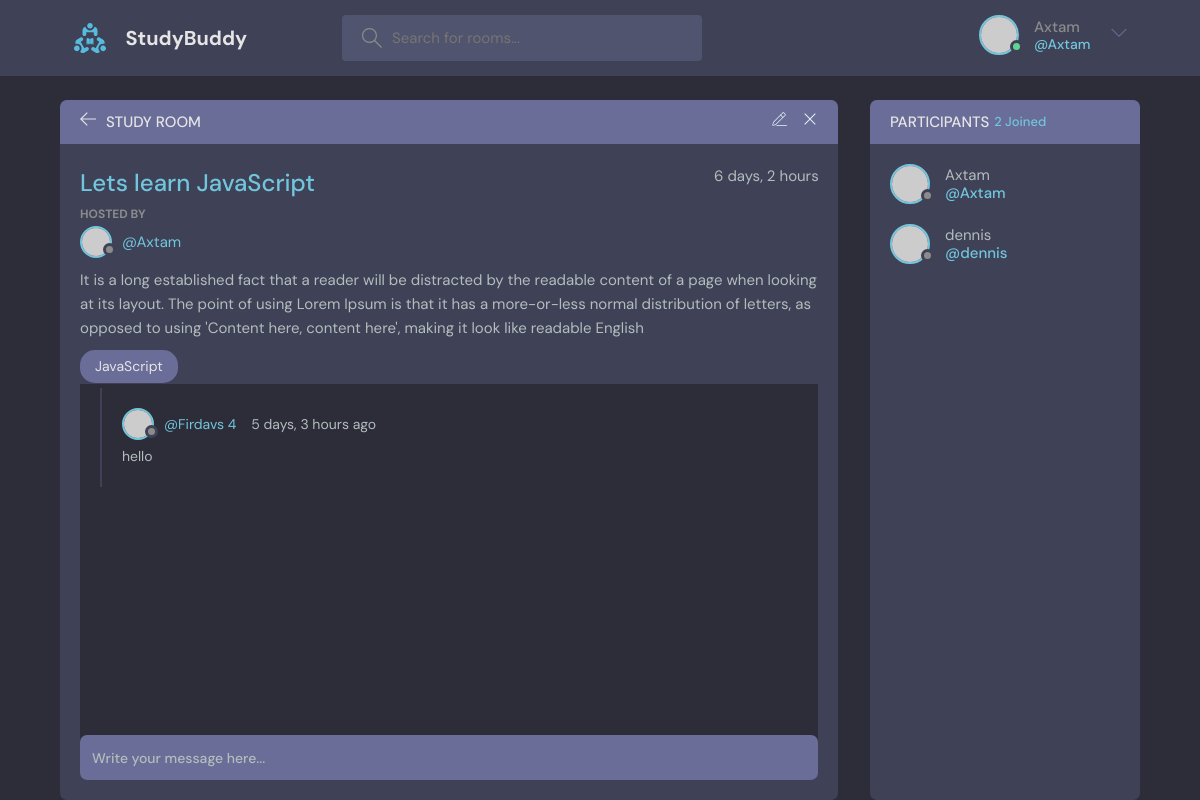
Screenshot of /room/1/ (signed in) with the database file from the repository.
### base/models.py (models this page shows, shortened)
class Room(models.Model):
    host = models.ForeignKey(User,on_delete=models.SET_NULL,null=True)
    topic = models.ForeignKey(Topic,on_delete=models.SET_NULL,null=True)
    name = models.CharField(max_length=200)
    description = models.TextField(blank=True,null=True)
    participants = models.ManyToManyField(User, related_name='participant',blank=True)
    created = models.DateTimeField(auto_now_add=True)
    updated = models.DateTimeField(auto_now=True)
    class Meta:
        ordering = ['-updated', '-created']

class Topic(models.Model):
    name = models.CharField(max_length=200)
    def __str__(self):
        return self.name

class Message(models.Model):
    user = models.ForeignKey(User,on_delete=models.CASCADE)
    room = models.ForeignKey(Room, on_delete=models.CASCADE)
    body = models.TextField()
    created = models.DateTimeField(auto_now_add=True)
    updated = models.DateTimeField(auto_now=True)
    class Meta:
        ordering = ['-updated', '-created']

### base/views.py (the view, shortened to what this page needs)
# urls.py: path('room/<str:pk>/', room, name='room'),
def room(request,pk):
    room = Room.objects.get(id=pk)
    room_messages=room.message_set.all()
    inter = room_messages.count()
    participants = room.participants.all()
    context = {
        'room':room,
        'room_messages':room_messages,
        'participants':participants,
        'inter':inter
    }
    return render(request, 'base/room.html',context)

### base/templates/base/room.html (shortened to what this page needs)
{% extends 'main.html' %}
{% block content %}
    <main class="profile-page layout layout--2">
      <div class="container">
        <div class="room">
          <div class="room__top">
            <div class="room__topLeft">
              <a href="{% url 'home'  %}">
                <svg version="1.1" xmlns="http://www.w3.org/2000/svg" width="32" height="32" viewBox="0 0 32 32">
                  <title>arrow-left</title>
                  <path
                    d="M13.723 2.286l-13.723 13.714 13.719 13.714 1.616-1.611-10.96-10.96h27.625v-2.286h-27.625l10.965-10.965-1.616-1.607z"
                  ></path>
                </svg>
              </a>
              <h3>Study Room</h3>
            </div>
            {% if room.host == request.user %}
              <div class="room__topRight">
                <a href="{% url 'update_room' room.id %}">
                </a>
                <a href="{% url 'delete_room' room.id %}">
                  <svg version="1.1" xmlns="http://www.w3.org/2000/svg" width="32" height="32" viewBox="0 0 32 32">
                    <title>remove</title>
                    <path
                      d="M27.314 6.019l-1.333-1.333-9.98 9.981-9.981-9.981-1.333 1.333 9.981 9.981-9.981 9.98 1.333 1.333 9.981-9.98 9.98 9.98 1.333-1.333-9.98-9.98 9.98-9.981z"
                    ></path>
                  </svg>
                </a>
              </div>
            {% endif %}
          </div>
          <div class="room__box scroll">
            <div class="room__header scroll">
              <div class="room__info">
                <h3>{{ room.name }}</h3>
                <span>{{ room.created| timesince }}</span>
              </div>
              <div class="room__hosted">
                <p>Hosted By</p>
                <a href="{% url 'profile' room.host.id %}" class="room__author">
                  <div class="avatar avatar--small">
                    <img src="https://randomuser.me/api/portraits/men/37.jpg" />
                  </div>
                  <span>@{{ room.host.username }}</span>
                </a>
              </div>
              <div class="room__details">
                {{ room.description }}
              </div>
              <span class="room__topics">{{ room.topic }}</span>
            </div>
            <div class="room__conversation">
              {% for message in room_messages %}
                <div class="threads scroll">
                  <div class="thread">
                    <div class="thread__top">
                      <div class="thread__author">
                        <a href="{% url 'profile' message.user.id %}" class="thread__authorInfo">
                          <div class="avatar avatar--small">
                            <img src="https://randomuser.me/api/portraits/men/37.jpg" />
                          </div>
                          <span>@{{ message.user.username }} {{ inter }}</span>
                        </a>
                        <span class="thread__date">{{ message.created |timesince }} ago</span>
                      </div>
                      </div>
                    <div class="thread__details">
                      {{ message.body }}
                    </div>
                  </div>
                </div>
              {% endfor %}
            </div>
          </div>
          <div class="room__message">
            <form action="#" method="POST" >
              <input name="body" placeholder="Write your message here..." />
            </form>
          </div>
        </div>
        <div class="participants">
          <h3 class="participants__top">Participants <span>{{ participants.count }} Joined</span></h3>
          <div class="participants__list scroll">
            {% for participant in participants %}
            <a href="{% url 'profile' user.id %}" class="participant">
              <div class="avatar avatar--medium">
                <img src="https://randomuser.me/api/portraits/men/37.jpg" />
              </div>
              <p>
                {{ participant.username }}
                <span>@{{ participant.username }}</span>
              </p>
            </a>
            {% endfor %}
              </div>
          </div>
        </div>
    </main>
{% endblock %}

### templates/navbar.html (shortened to what this page needs)
{% load static %}
<header class="header header--loggedIn">
      <div class="container">
        <a href="{% url 'home' %}" class="header__logo">
          <img src="{% static 'images/logo.svg' %}" />
          <h1>StudyBuddy</h1>
        </a>
        <form class="header__search" method="get" action="{% url 'home' %}">
          <label>
            <input type="text" placeholder="Search for rooms..." name="q" />
          </label>
        </form>
        <nav class="header__menu">
          {% if request.user.is_authenticated %}
            <div class="header__user">
              <a href="{% url 'profile' user.id %}">
                <div class="avatar avatar--medium active">
                  <img src="https://randomuser.me/api/portraits/men/37.jpg" />
                </div>
                <p>{{ request.user.username }} <span>@{{ request.user.username }}</span></p>
              </a>
              <button class="dropdown-button">
                <svg version="1.1" xmlns="http://www.w3.org/2000/svg" width="32" height="32" viewBox="0 0 32 32">
                  <title>chevron-down</title>
                  <path d="M16 21l-13-13h-3l16 16 16-16h-3l-13 13z"></path>
                </svg>
              </button>
            </div>
          {% else %}
              <a href="{% url 'login' %}">
                <img src="{% static 'images/logo.svg' %}" />
                <p>Login</p>
              </a>
          {% endif %}
        </nav>
      </div>
    </header>

### rows the page displays
Room: name "Lets learn JavaScript", created "6 days, 2 hours", host.username "Axtam", description "It is a long established fact that a reader will be distracted by the readable content of a page when looking at its layout. The point of using Lorem Ipsum is that it has a more-or-less normal distribution of letters, as opposed to using 'Content here, content here', making it look like readable English", topic "JavaScript"
Message: user.username "Firdavs", inter "4", created "5 days, 3 hours", body "hello"

### other values shown
{{ request.user.username }} "Axtam"
{{ participants.count }} "2"
{{ participant.username }} "Axtam"
{{ participant.username }} "dennis"
